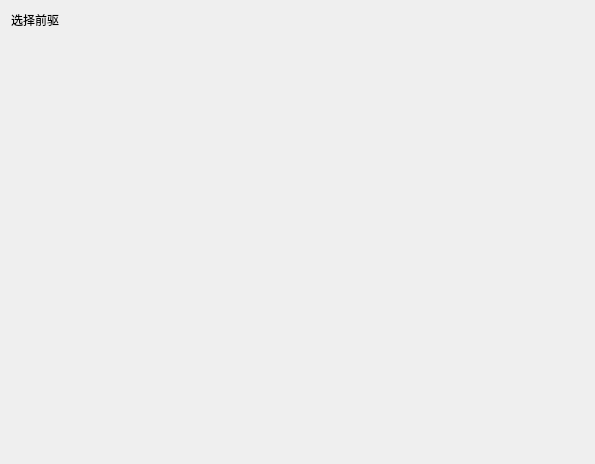
<?xml version="1.0" encoding="UTF-8"?>
<ui version="4.0">
 <class>choose_oport_pre</class>
 <widget class="QWidget" name="choose_oport_pre">
  <property name="geometry">
   <rect>
    <x>0</x>
    <y>0</y>
    <width>595</width>
    <height>464</height>
   </rect>
  </property>
  <property name="windowTitle">
   <string>Form</string>
  </property>
  <layout class="QVBoxLayout" name="verticalLayout">
   <item>
    <widget class="QLabel" name="label">
     <property name="text">
      <string>选择前驱</string>
     </property>
    </widget>
   </item>
   <item>
    <widget class="QWidget" name="widget" native="true">
     <layout class="QVBoxLayout" name="verticalLayout_2">
      <item>
       <spacer name="verticalSpacer">
        <property name="orientation">
         <enum>Qt::Vertical</enum>
        </property>
        <property name="sizeHint" stdset="0">
         <size>
          <width>20</width>
          <height>404</height>
         </size>
        </property>
       </spacer>
      </item>
     </layout>
    </widget>
   </item>
  </layout>
 </widget>
 <resources/>
 <connections/>
</ui>
